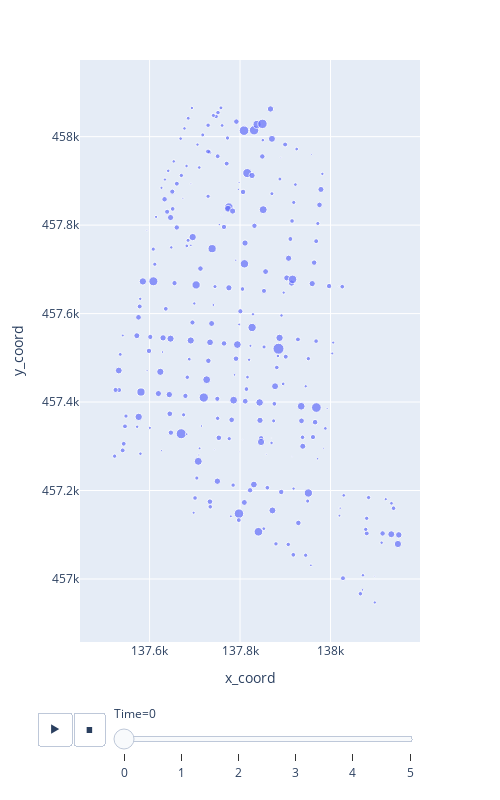

The notebook cell this image was saved under:
### Code cell
net = px.scatter(
                df, 
                x="x_coord", 
                y="y_coord", 
                size="Depth", 
                animation_frame="Time", 
                size_max=20, 
                hover_name="Node",
                width=500, 
                height=800
                )
net.show()

### Figure 1 — Plotly figure (JSON) as saved in the notebook; plotly's stock layout.template omitted (floating-point values rounded to 4 significant figures; data arrays with more than 128 entries replaced by an {"elided": "..."} marker saying what was removed)
{"data": [{"hovertemplate": "<b>%{hovertext}</b><br><br>Time=0<br>x_coord=%{x}<br>y_coord=%{y}<br>Depth=%{marker.size}<extra></extra>", "hovertext": {"elided": "318 str values"}, "legendgroup": "", "marker": {"color": "#636efa", "size": {"elided": "318 float values"}, "sizemode": "area", "sizeref": 0.0009218, "symbol": "circle"}, "mode": "markers", "name": "", "orientation": "v", "showlegend": false, "type": "scatter", "x": {"elided": "318 float values"}, "xaxis": "x", "y": {"elided": "318 float values"}, "yaxis": "y"}], "layout": {"height": 800, "legend": {"itemsizing": "constant", "tracegroupgap": 0}, "margin": {"t": 60}, "sliders": [{"active": 0, "currentvalue": {"prefix": "Time="}, "len": 0.9, "pad": {"b": 10, "t": 60}, "steps": [{"args": [["0"], {"frame": {"duration": 0, "redraw": false}, "fromcurrent": true, "mode": "immediate", "transition": {"duration": 0, "easing": "linear"}}], "label": "0", "method": "animate"}, {"args": [["1"], {"frame": {"duration": 0, "redraw": false}, "fromcurrent": true, "mode": "immediate", "transition": {"duration": 0, "easing": "linear"}}], "label": "1", "method": "animate"}, {"args": [["2"], {"frame": {"duration": 0, "redraw": false}, "fromcurrent": true, "mode": "immediate", "transition": {"duration": 0, "easing": "linear"}}], "label": "2", "method": "animate"}, {"args": [["3"], {"frame": {"duration": 0, "redraw": false}, "fromcurrent": true, "mode": "immediate", "transition": {"duration": 0, "easing": "linear"}}], "label": "3", "method": "animate"}, {"args": [["4"], {"frame": {"duration": 0, "redraw": false}, "fromcurrent": true, "mode": "immediate", "transition": {"duration": 0, "easing": "linear"}}], "label": "4", "method": "animate"}, {"args": [["5"], {"frame": {"duration": 0, "redraw": false}, "fromcurrent": true, "mode": "immediate", "transition": {"duration": 0, "easing": "linear"}}], "label": "5", "method": "animate"}], "x": 0.1, "xanchor": "left", "y": 0, "yanchor": "top"}], "updatemenus": [{"buttons": [{"args": [null, {"frame": {"duration": 500, "redraw": false}, "fromcurrent": true, "mode": "immediate", "transition": {"duration": 500, "easing": "linear"}}], "label": "&#9654;", "method": "animate"}, {"args": [[null], {"frame": {"duration": 0, "redraw": false}, "fromcurrent": true, "mode": "immediate", "transition": {"duration": 0, "easing": "linear"}}], "label": "&#9724;", "method": "animate"}], "direction": "left", "pad": {"r": 10, "t": 70}, "showactive": false, "type": "buttons", "x": 0.1, "xanchor": "right", "y": 0, "yanchor": "top"}], "width": 500, "xaxis": {"anchor": "y", "domain": [0, 1], "title": {"text": "x_coord"}}, "yaxis": {"anchor": "x", "domain": [0, 1], "title": {"text": "y_coord"}}}}
